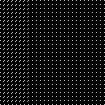

Python code for this plot:
from PIL import Image
from matplotlib import pyplot
import numpy as np
import os



# load image
#im = Image.open("pokeball.png").convert('LA')

#width_2 = im.width * 2
#height_2 = im.height *2
#im2 = (np.array(im))
#print(im2)
#im.show()

#Se le pide la imagen al usuario
def Generador():
    try:
        #imagen = input('Favor escribir el nombre de la imagen a procesar: ')
        imagen="pokeball.png"

        img = Image.open(str(imagen)).convert('LA')
        global width
        global height
        width, height = img.size
        img.save('greyScale.png')
    except:
        print("Imagen no encontrada, favor intente de nuevo.")
        return Generador()

    #pixeles en pares ordenados ej: (#,255)
    pix_val = list(img.getdata())

    #pixeles en lista ej: [#, #, #, ...]
    imageData = [x for sets in pix_val for x in sets]
    del imageData[1::2]

    #pixeles como matriz de tamano width x height
    Data = np.array(imageData)
    Data = Data.reshape((width, height))

    #Crea el archivo txt con los valores de los pixeles de la imagen
    fh = open('image.txt', 'w')
    listToStr = ''.join([value for value in str(Data)]) 
    fh.write(listToStr)
    fh.close


    Fragmentos=biFrag(Data)
    print(len(Fragmentos[0]))
    if len(Fragmentos[0])==105:
        print("OK")
    
    Parallel=Filter(Fragmentos)

    output= Build(Parallel)
    if len(output)==840:
       print("TRUE")
    
    NewImage(output)

 #Crea la imagen   
def NewImage(Salida):    
    #Creamos imagen Sharpening y la mostramos
    data = np.array(Salida)
    data = data.reshape((840, 840))
    image = Image.fromarray(data.astype(np.uint8), 'L')
    image = image.resize((840,840))
    image.save("Parallelized.jpg")
    print("Listo! Imagen guardada bajo el nombre Parallelized.jpg")

def Prueba(Salida):    #Función de Debug
    #Creamos imagen Sharpening y la mostramos
    data = np.array(Salida)
    data = data.reshape((105, 105))
    image = Image.fromarray(data.astype(int), 'L')
    #image = image.resize((width,height))
    image.save("test.jpg")
    print("Listo! Imagen guardada bajo el nombre Parallelized.jpg")

   # else:
    #    print("F")

    #print(Fragments[0])
    #return Inter(Data)





#Fragmenta la matriz
def biFrag(Matriz):
    secciones=[]
    MiniMatriz= np.zeros(shape=(105,105))
    i=0
    while i<16:
        secciones.append(MiniMatriz)
        i+=1
    #print(secciones)

    x=0
    y=0

    while x < 420:
        y=0
        while y < 420:
            if x >= 0 and x <= 104:
                if y >= 0 and y <= 104:
                    secciones[0][x][y]=Matriz[x][y]
                   # secciones[0].append(Matriz[x][y])
                elif y >= 105 and y <= 209:
                    secciones[4][x][y-105]=Matriz[x][y]
                elif y >= 210 and y <= 314:
                    secciones[8][x][y-210]=Matriz[x][y]
                elif y >= 315 and y <= 419:
                    secciones[12][x][y-315]=Matriz[x][y]
            elif x >= 105 and x <= 209:
                if y >= 0 and y <= 104:
                    secciones[1][x-105][y]=Matriz[x][y]
                elif y >= 105 and y <= 209:
                    secciones[5][x-105][y-105]=Matriz[x][y]
                elif y >= 210 and y <= 314:
                    secciones[9][x-105][y-210]=Matriz[x][y]
                elif y >= 315 and y <= 419:
                    secciones[13][x-105][y-315]=Matriz[x][y]
            elif x >= 210 and x <= 314:
                if y >= 0 and y <= 104:
                    secciones[2][x-210][y]=Matriz[x][y]
                elif y >= 105 and y <= 209:
                    secciones[6][x-210][y-105]=Matriz[x][y]
                elif y >= 210 and y <= 314:
                    secciones[10][x-210][y-210]=Matriz[x][y]
                elif y >= 315 and y <= 419:
                    secciones[14][x-210][y-315]=Matriz[x][y]
            else:
                if y >= 0 and y <= 104:
                    secciones[3][x-315][y]=Matriz[x][y]
                elif y >= 105 and y <= 209:
                    secciones[7][x-315][y-105]=Matriz[x][y]
                elif y >= 210 and y <= 314:
                    secciones[11][x-315][y-210]=Matriz[x][y]
                elif y >= 315 and y <= 419:
                    secciones[15][x-315][y-315]=Matriz[x][y]
            y=y+1
        x=x+1
    if len(secciones)==16:
        print("OK")
    if len(secciones[12])==105:
        print("Nice")
    fh = open('test.txt', 'w')
    listToStr = ''.join([value for value in str(secciones[12])]) 
    fh.write(listToStr)
    fh.close
    Prueba(secciones[3])
    return secciones

#Ensambla la imagen
def Build(Secciones):
    Salida = np.zeros(shape=(840,840), dtype=int)
    x=0
    y=0
    i=0
    M1= Secciones[0]
    M2=Secciones[1]
    M3=Secciones[2]
    M4=Secciones[3]
    M5=Secciones[4]
    M6=Secciones[5]
    M7=Secciones[6]
    M8=Secciones[7]
    M9=Secciones[8]
    M10=Secciones[9]
    M11=Secciones[10]
    M12=Secciones[11]
    M13=Secciones[12]
    M14=Secciones[13]
    M15=Secciones[14]
    M16=Secciones[15]
    while x < 840:
        y=0
        while y < 840:
            if x >= 0 and x <= 209:
                if y >= 0 and y <= 209:
                    Salida[x][y]=M1[x][y]
                elif y >= 210 and y <= 419:
                    Salida[x][y]= M5[x][y-210]
                elif y >= 420 and y <= 629:
                    Salida[x][y]= M9[x][y-420]
                elif y >= 630 and y <= 829:
                    Salida[x][y]= M13[x][y-630]
            elif x >= 210 and x <= 419:
                if y >= 0 and y <= 209:
                    Salida[x][y]=M2[x-210][y]
                elif y >= 210 and y <= 419:
                    Salida[x][y]=M6[x-210][y-210]
                elif y >= 420 and y <= 629:
                    Salida[x][y]=M10[x-210][y-420]
                elif y >= 630 and y <= 829:
                    Salida[x][y]=M14[x-210][y-630]
            elif x >= 420 and x <= 629:
                if y >= 0 and y <= 209:
                    Salida[x][y]=M3[x-420][y]
                elif y >= 210 and y <= 419:
                    Salida[x][y]=M7[x-420][y-210]
                elif y >= 420 and y <= 629:
                    Salida[x][y]=M11[x-420][y-420]
                elif y >= 630 and y <= 829:
                    Salida[x][y]=M15[x-420][y-630]
            else:
                if y >= 0 and y <= 209:
                    Salida[x][y]=M4[x-630][y]
                elif y >= 210 and y <= 419:
                    Salida[x][y]=M8[x-630][y-210]
                elif y >= 420 and y <= 629:
                    Salida[x][y]=M12[x-630][y-420]
                elif y >= 630 and y <= 829:
                    Salida[x][y]=M16[x-630][y-630]
            y+=1
        x+=1
    return Salida

#Interpolacion
def Inter(Matrix):
    
    x=len(Matrix)
    y=len(Matrix[0])
    Salida = np.zeros(shape=(2*x,2*y), dtype=int)
    R=2*x
    W=2*y
    i=0
    j=0
    contador=0
    Vsync=0
    while i < len(Matrix):
        j=0
        contador=0
        while j < len(Matrix[0]):
            if i==0 and j==0:
                Salida[i][j]=Matrix[i][j]
                Salida[i+1][j]=Matrix[i][j]
                Salida[i][j+1]=Matrix[i][j]
                Salida[i+1][j+1]=Matrix[i][j]
            elif i==0 and j==(y-1):
                Salida[i][R-1]=Matrix[i][j]
                Salida[i][R-2]=Matrix[i][j]
                Salida[i+1][R-1]=Matrix[i][j]
                Salida[i+1][R-2]=Matrix[i][j]
            elif i==(x-1) and j==0:
                Salida[W-1][j]=Matrix[i][j]
                Salida[W-2][j]=Matrix[i][j]
                Salida[W-1][j+1]=Matrix[i][j]
                Salida[W-2][j+1]=Matrix[i][j]
            elif i==(x-1) and j==(y-1):
                Salida[W-1][R-1]=Matrix[i][j]
                Salida[W-1][R-2]=Matrix[i][j]
                Salida[W-2][R-1]=Matrix[i][j]
                Salida[W-2][R-2]=Matrix[i][j]
            elif i==0:
                Salida[i][contador]=Matrix[i][j]
                Salida[i][contador+1]=Matrix[i][j]
                Salida[i+1][contador]=Matrix[i][j]
                Salida[i+1][contador+1]=Matrix[i][j]
            elif j==0:
                Salida[Vsync][j]=Matrix[i][j]
                Salida[Vsync][j+1]=Matrix[i][j]
                Salida[Vsync+1][j]=Matrix[i][j]
                Salida[Vsync+1][j+1]=Matrix[i][j]
            else:
                Salida[Vsync][contador]=Matrix[i][j]
                Salida[Vsync][contador+1]=Matrix[i][j]
                Salida[Vsync+1][contador]=Matrix[i][j]
                Salida[Vsync+1][contador+1]=Matrix[i][j]
            j=j+1
            contador=contador+2
        Vsync=Vsync+2    
        i=i+1
    #print(Salida)
    return Salida

#Aplica las interpolaciones
def Filter(secciones):
    MegaPic=[]
    i=0
    while i < 16:
        if i%2==0:
            tmp = Inter(secciones[i])
            MegaPic.append(tmp)
        else:
            tmp = Inter(secciones[i])
            MegaPic.append(tmp)
        i+=1
    if len(MegaPic)==16:
        print("OC")
    if len(MegaPic[0])==210:
        print("420")
    return MegaPic

Generador()